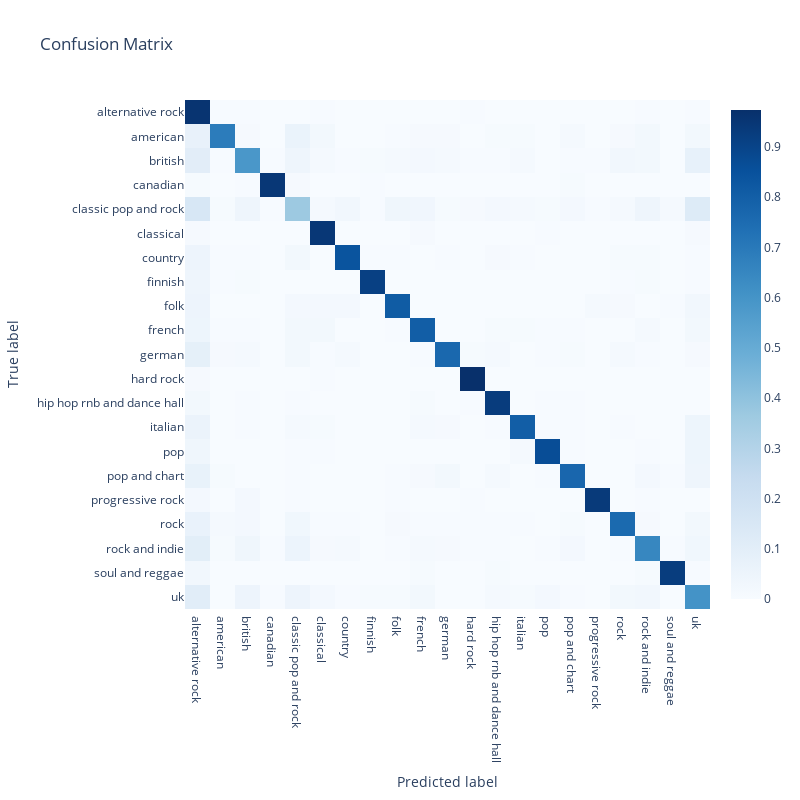

The notebook cell this image was saved under:
### Markdown cell above
### Plotting the confusion matrix for the first model

### Code cell
plot_confusion_matrix(y_test.argmax(1), y_pred_rnn.argmax(1), classes=tag_mbz_filtered, normalize=True)

### Figure 1 — Plotly figure (JSON) as saved in the notebook; plotly's stock layout.template omitted (floating-point values rounded to 4 significant figures; data arrays with more than 128 entries replaced by an {"elided": "..."} marker saying what was removed)
{"data": [{"colorscale": [[0, "rgb(247,251,255)"], [0.125, "rgb(222,235,247)"], [0.25, "rgb(198,219,239)"], [0.375, "rgb(158,202,225)"], [0.5, "rgb(107,174,214)"], [0.625, "rgb(66,146,198)"], [0.75, "rgb(33,113,181)"], [0.875, "rgb(8,81,156)"], [1, "rgb(8,48,107)"]], "type": "heatmap", "x": ["alternative rock", "american", "british", "canadian", "classic pop and rock", "classical", "country", "finnish", "folk", "french", "german", "hard rock", "hip hop rnb and dance hall", "italian", "pop", "pop and chart", "progressive rock", "rock", "rock and indie", "soul and reggae", "uk"], "y": ["uk", "soul and reggae", "rock and indie", "rock", "progressive rock", "pop and chart", "pop", "italian", "hip hop rnb and dance hall", "hard rock", "german", "french", "folk", "finnish", "country", "classical", "classic pop and rock", "canadian", "british", "american", "alternative rock"], "z": {"elided": "21x21 float values"}}], "layout": {"height": 800, "title": {"text": "Confusion Matrix"}, "width": 800, "xaxis": {"autorange": true, "range": [-0.5, 20.5], "title": {"text": "Predicted label"}, "type": "category"}, "yaxis": {"autorange": true, "range": [-0.5, 20.5], "title": {"text": "True label"}, "type": "category"}}}
